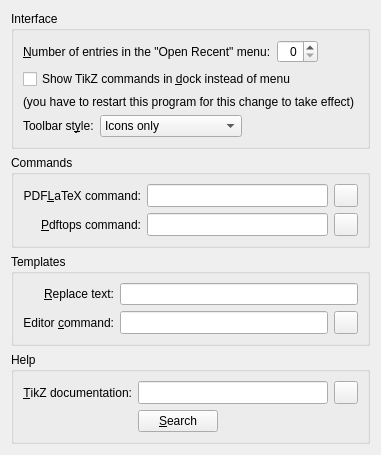
<?xml version="1.0" encoding="UTF-8"?>
<ui version="4.0">
 <class>ConfigGeneralWidget</class>
 <widget class="QWidget" name="ConfigGeneralWidget">
  <property name="windowTitle">
   <string>General</string>
  </property>
  <layout class="QVBoxLayout" name="verticalLayout_2">
   <item>
    <widget class="QGroupBox" name="groupBox">
     <property name="title">
      <string>Interface</string>
     </property>
     <layout class="QVBoxLayout" name="verticalLayout">
      <item>
       <layout class="QHBoxLayout" name="horizontalLayout">
        <item>
         <widget class="QLabel" name="historyLengthLabel">
          <property name="whatsThis">
           <string>&lt;p&gt;Select the maximum number of entries that appear in the &quot;Open Recent&quot; menu.  When the number of recently opened files exceeds this limit, the oldest entries will be lost.&lt;/p&gt;</string>
          </property>
          <property name="text">
           <string>&amp;Number of entries in the &quot;Open Recent&quot; menu:</string>
          </property>
          <property name="buddy">
           <cstring>historyLengthSpinBox</cstring>
          </property>
         </widget>
        </item>
        <item>
         <widget class="QSpinBox" name="historyLengthSpinBox">
          <property name="whatsThis">
           <string>&lt;p&gt;Select the maximum number of entries that appear in the &quot;Open Recent&quot; menu.  When the number of recently opened files exceeds this limit, the oldest entries will be lost.&lt;/p&gt;</string>
          </property>
          <property name="alignment">
           <set>Qt::AlignRight|Qt::AlignTrailing|Qt::AlignVCenter</set>
          </property>
         </widget>
        </item>
        <item>
         <spacer name="horizontalSpacer_4">
          <property name="orientation">
           <enum>Qt::Horizontal</enum>
          </property>
          <property name="sizeHint" stdset="0">
           <size>
            <width>40</width>
            <height>20</height>
           </size>
          </property>
         </spacer>
        </item>
       </layout>
      </item>
      <item>
       <widget class="QCheckBox" name="commandsInDockCheck">
        <property name="whatsThis">
         <string>&lt;p&gt;If this option is checked, a dock widget is available with a list of TikZ commands which you can insert in your code by clicking on them.  If this option is not checked, the TikZ commands will be available in a menu instead.&lt;/p&gt;</string>
        </property>
        <property name="text">
         <string>Show TikZ commands in &amp;dock instead of menu</string>
        </property>
       </widget>
      </item>
      <item>
       <widget class="QLabel" name="label">
        <property name="text">
         <string>(you have to restart this program for this change to take effect)</string>
        </property>
       </widget>
      </item>
      <item>
       <layout class="QHBoxLayout" name="horizontalLayout_2">
        <item>
         <widget class="QLabel" name="toolBarStyleLabel">
          <property name="whatsThis">
           <string>&lt;p&gt;Select the style in which the toolbar will be displayed.&lt;/p&gt;</string>
          </property>
          <property name="text">
           <string>Toolbar st&amp;yle:</string>
          </property>
          <property name="buddy">
           <cstring>toolBarStyleComboBox</cstring>
          </property>
         </widget>
        </item>
        <item>
         <widget class="QComboBox" name="toolBarStyleComboBox">
          <property name="whatsThis">
           <string>&lt;p&gt;Select the style in which the toolbar will be displayed.&lt;/p&gt;</string>
          </property>
          <item>
           <property name="text">
            <string>Icons only</string>
           </property>
          </item>
          <item>
           <property name="text">
            <string>Text only</string>
           </property>
          </item>
          <item>
           <property name="text">
            <string>Text alongside icons</string>
           </property>
          </item>
          <item>
           <property name="text">
            <string>Text under icons</string>
           </property>
          </item>
         </widget>
        </item>
        <item>
         <spacer name="horizontalSpacer_3">
          <property name="orientation">
           <enum>Qt::Horizontal</enum>
          </property>
          <property name="sizeHint" stdset="0">
           <size>
            <width>40</width>
            <height>20</height>
           </size>
          </property>
         </spacer>
        </item>
       </layout>
      </item>
     </layout>
    </widget>
   </item>
   <item>
    <widget class="QGroupBox" name="groupBox_2">
     <property name="title">
      <string>Commands</string>
     </property>
     <layout class="QGridLayout" name="gridLayout_2">
      <item row="0" column="0">
       <widget class="QLabel" name="latexLabel">
        <property name="whatsThis">
         <string>&lt;p&gt;Enter the path to the LaTeX executable here.&lt;/p&gt;</string>
        </property>
        <property name="text">
         <string>PDF&amp;LaTeX command:</string>
        </property>
        <property name="alignment">
         <set>Qt::AlignRight|Qt::AlignTrailing|Qt::AlignVCenter</set>
        </property>
        <property name="buddy">
         <cstring>latexEdit</cstring>
        </property>
       </widget>
      </item>
      <item row="0" column="1">
       <widget class="LineEdit" name="latexEdit">
        <property name="sizePolicy">
         <sizepolicy hsizetype="MinimumExpanding" vsizetype="Preferred">
          <horstretch>0</horstretch>
          <verstretch>0</verstretch>
         </sizepolicy>
        </property>
        <property name="whatsThis">
         <string>&lt;p&gt;Enter the path to the LaTeX executable here.&lt;/p&gt;</string>
        </property>
       </widget>
      </item>
      <item row="0" column="2">
       <widget class="QToolButton" name="latexButton">
        <property name="toolTip">
         <string>Browse command</string>
        </property>
        <property name="whatsThis">
         <string>&lt;p&gt;Browse to the LaTeX executable.&lt;/p&gt;</string>
        </property>
        <property name="icon">
         <iconset resource="application.qrc">
          <normaloff>:/images/document-open.png</normaloff>:/images/document-open.png</iconset>
        </property>
       </widget>
      </item>
      <item row="1" column="0">
       <widget class="QLabel" name="pdftopsLabel">
        <property name="whatsThis">
         <string>&lt;p&gt;Enter the path to the pdftops executable here.&lt;/p&gt;</string>
        </property>
        <property name="text">
         <string>&amp;Pdftops command:</string>
        </property>
        <property name="alignment">
         <set>Qt::AlignRight|Qt::AlignTrailing|Qt::AlignVCenter</set>
        </property>
        <property name="buddy">
         <cstring>pdftopsEdit</cstring>
        </property>
       </widget>
      </item>
      <item row="1" column="1">
       <widget class="LineEdit" name="pdftopsEdit">
        <property name="sizePolicy">
         <sizepolicy hsizetype="MinimumExpanding" vsizetype="Preferred">
          <horstretch>0</horstretch>
          <verstretch>0</verstretch>
         </sizepolicy>
        </property>
        <property name="whatsThis">
         <string>&lt;p&gt;Enter the path to the pdftops executable here.&lt;/p&gt;</string>
        </property>
       </widget>
      </item>
      <item row="1" column="2">
       <widget class="QToolButton" name="pdftopsButton">
        <property name="toolTip">
         <string>Browse command</string>
        </property>
        <property name="whatsThis">
         <string>&lt;p&gt;Browse to the pdftops executable.&lt;/p&gt;</string>
        </property>
        <property name="icon">
         <iconset resource="application.qrc">
          <normaloff>:/images/document-open.png</normaloff>:/images/document-open.png</iconset>
        </property>
       </widget>
      </item>
     </layout>
    </widget>
   </item>
   <item>
    <widget class="QGroupBox" name="groupBox_3">
     <property name="title">
      <string>Templates</string>
     </property>
     <layout class="QGridLayout" name="gridLayout_3">
      <item row="0" column="0">
       <widget class="QLabel" name="replaceLabel">
        <property name="whatsThis">
         <string>&lt;p&gt;Enter the text which will be replaced by the TikZ code in the template here.&lt;/p&gt;</string>
        </property>
        <property name="text">
         <string>&amp;Replace text:</string>
        </property>
        <property name="alignment">
         <set>Qt::AlignRight|Qt::AlignTrailing|Qt::AlignVCenter</set>
        </property>
        <property name="buddy">
         <cstring>replaceEdit</cstring>
        </property>
       </widget>
      </item>
      <item row="0" column="1" colspan="2">
       <widget class="LineEdit" name="replaceEdit">
        <property name="sizePolicy">
         <sizepolicy hsizetype="MinimumExpanding" vsizetype="Preferred">
          <horstretch>0</horstretch>
          <verstretch>0</verstretch>
         </sizepolicy>
        </property>
        <property name="whatsThis">
         <string>&lt;p&gt;Enter the text which will be replaced by the TikZ code in the template here.&lt;/p&gt;</string>
        </property>
       </widget>
      </item>
      <item row="1" column="0">
       <widget class="QLabel" name="editorLabel">
        <property name="whatsThis">
         <string>&lt;p&gt;Enter the path to the executable of the text editor for the template here.&lt;/p&gt;</string>
        </property>
        <property name="text">
         <string>Editor &amp;command:</string>
        </property>
        <property name="alignment">
         <set>Qt::AlignRight|Qt::AlignTrailing|Qt::AlignVCenter</set>
        </property>
        <property name="buddy">
         <cstring>editorEdit</cstring>
        </property>
       </widget>
      </item>
      <item row="1" column="1">
       <widget class="LineEdit" name="editorEdit">
        <property name="sizePolicy">
         <sizepolicy hsizetype="MinimumExpanding" vsizetype="Preferred">
          <horstretch>0</horstretch>
          <verstretch>0</verstretch>
         </sizepolicy>
        </property>
        <property name="whatsThis">
         <string>&lt;p&gt;Enter the path to the executable of the text editor for the template here.&lt;/p&gt;</string>
        </property>
       </widget>
      </item>
      <item row="1" column="2">
       <widget class="QToolButton" name="editorButton">
        <property name="toolTip">
         <string>Browse command</string>
        </property>
        <property name="whatsThis">
         <string>&lt;p&gt;Browse to the editor executable.&lt;/p&gt;</string>
        </property>
        <property name="icon">
         <iconset resource="application.qrc">
          <normaloff>:/images/document-open.png</normaloff>:/images/document-open.png</iconset>
        </property>
       </widget>
      </item>
     </layout>
    </widget>
   </item>
   <item>
    <widget class="QGroupBox" name="groupBox_4">
     <property name="title">
      <string>Help</string>
     </property>
     <layout class="QGridLayout" name="gridLayout_4">
      <item row="0" column="0">
       <widget class="QLabel" name="tikzDocLabel">
        <property name="sizePolicy">
         <sizepolicy hsizetype="Fixed" vsizetype="Preferred">
          <horstretch>0</horstretch>
          <verstretch>0</verstretch>
         </sizepolicy>
        </property>
        <property name="whatsThis">
         <string>&lt;p&gt;Enter the path to the file containing the TikZ documentation here.&lt;/p&gt;</string>
        </property>
        <property name="text">
         <string>&amp;TikZ documentation:</string>
        </property>
        <property name="alignment">
         <set>Qt::AlignRight|Qt::AlignTrailing|Qt::AlignVCenter</set>
        </property>
        <property name="buddy">
         <cstring>tikzDocEdit</cstring>
        </property>
       </widget>
      </item>
      <item row="0" column="1" colspan="2">
       <widget class="LineEdit" name="tikzDocEdit">
        <property name="sizePolicy">
         <sizepolicy hsizetype="MinimumExpanding" vsizetype="Preferred">
          <horstretch>0</horstretch>
          <verstretch>0</verstretch>
         </sizepolicy>
        </property>
        <property name="whatsThis">
         <string>&lt;p&gt;Enter the path to the file containing the TikZ documentation here.&lt;/p&gt;</string>
        </property>
       </widget>
      </item>
      <item row="0" column="3">
       <widget class="QToolButton" name="tikzDocButton">
        <property name="toolTip">
         <string>Browse file</string>
        </property>
        <property name="whatsThis">
         <string>&lt;p&gt;Browse to the file containing the TikZ documentation.&lt;/p&gt;</string>
        </property>
        <property name="icon">
         <iconset resource="application.qrc">
          <normaloff>:/images/document-open.png</normaloff>:/images/document-open.png</iconset>
        </property>
       </widget>
      </item>
      <item row="1" column="1">
       <widget class="QPushButton" name="tikzDocSearchButton">
        <property name="sizePolicy">
         <sizepolicy hsizetype="Fixed" vsizetype="Fixed">
          <horstretch>0</horstretch>
          <verstretch>0</verstretch>
         </sizepolicy>
        </property>
        <property name="whatsThis">
         <string>&lt;p&gt;Press this button to search the file containing the TikZ documentation in the TeX directory structure using kpsewhich.&lt;/p&gt;</string>
        </property>
        <property name="text">
         <string>&amp;Search</string>
        </property>
       </widget>
      </item>
      <item row="1" column="2" colspan="2">
       <spacer name="horizontalSpacer_2">
        <property name="orientation">
         <enum>Qt::Horizontal</enum>
        </property>
        <property name="sizeHint" stdset="0">
         <size>
          <width>40</width>
          <height>20</height>
         </size>
        </property>
       </spacer>
      </item>
     </layout>
    </widget>
   </item>
   <item>
    <spacer name="verticalSpacer">
     <property name="orientation">
      <enum>Qt::Vertical</enum>
     </property>
     <property name="sizeHint" stdset="0">
      <size>
       <width>20</width>
       <height>0</height>
      </size>
     </property>
    </spacer>
   </item>
  </layout>
 </widget>
 <customwidgets>
  <customwidget>
   <class>LineEdit</class>
   <extends>QLineEdit</extends>
   <header>lineedit.h</header>
  </customwidget>
 </customwidgets>
 <resources>
  <include location="application.qrc"/>
 </resources>
 <connections/>
</ui>
